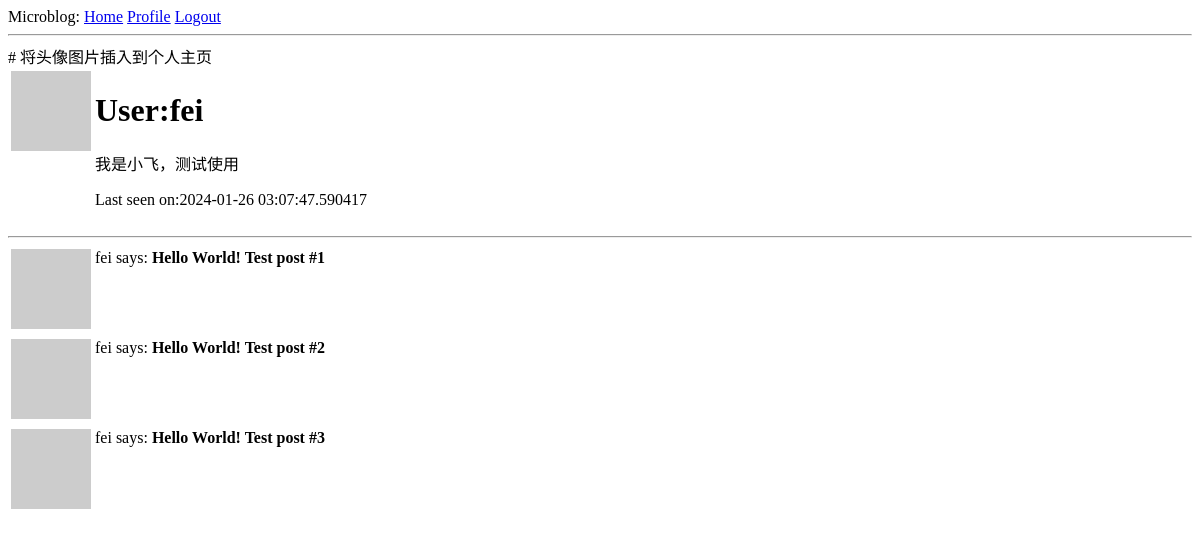
/user/fei (signed in), run on an earlier commit of the app's database.
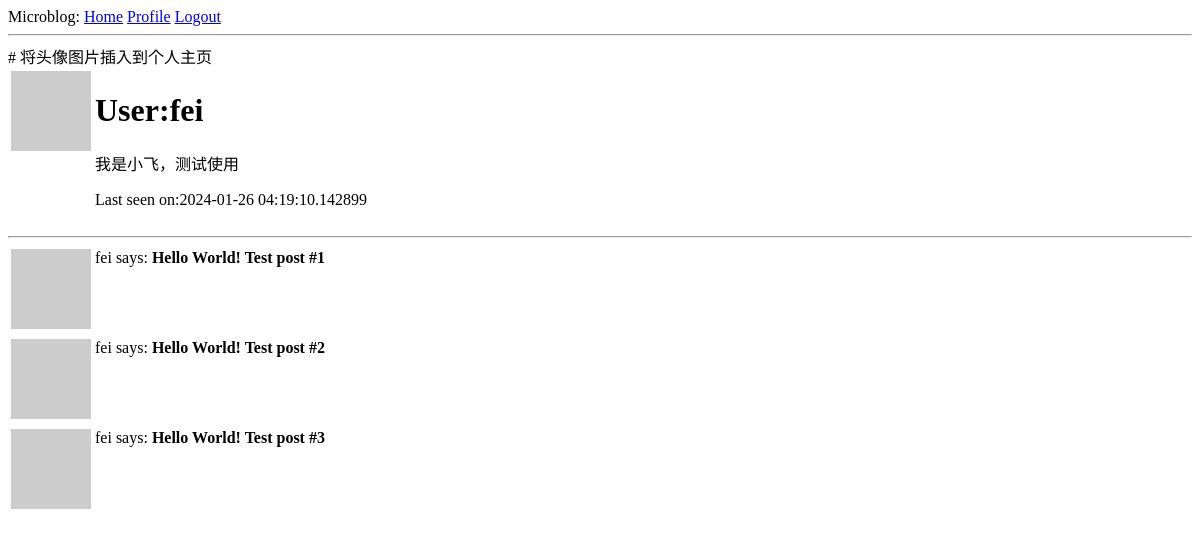
And on a later commit of the database.
### app/models.py (models this page shows, shortened)
class User(UserMixin, db.Model):
    id = db.Column(db.Integer, primary_key=True)
    username = db.Column(db.String(64), index=True, unique=True)
    email = db.Column(db.String(120), index=True, unique=True)
    password_hash = db.Column(db.String(128))
    posts = db.relationship('Post', backref='author', lazy='dynamic')
    about_me = db.Column(db.String(140))
    last_seen = db.Column(db.DateTime, default=datetime.utcnow)
    def avatar(self, size):
        digest = md5(self.email.lower().encode('utf-8')).hexdigest()
        return ('https://www.gravatar.com/avatar/{}?d=identicon&s={}'.
                format(digest,size))

### app/routes.py (the view)
@app.route('/user/<username>')
@login_required
def user(username):
    user = User.query.filter_by(username=username).first_or_404()
    posts = [
        {'author':user,'body':'Hello World! Test post #1'},
        {'author':user,'body':'Hello World! Test post #2'},
        {'author':user,'body':'Hello World! Test post #3'}
    ]
    return render_template('user.html',user=user,posts=posts)

### app/models.py (called while the page is built)
@login.user_loader
def load_user(id):
    return User.query.get(int(id))

### app/routes.py (called while the page is built)
@app.before_request
def before_request():
    if current_user.is_authenticated:
        current_user.last_seen = datetime.utcnow()
        db.session.commit()

### app/templates/user.html
{% extends "base.html" %}
{% block content %}
    # 将头像图片插入到个人主页
    <table>
    <tr valign="top">
        <td><img src="{{ user.avatar(128) }}"></td>
        <td>
            <h1>User:{{ user.username }}</h1>
            {% if user.about_me %}<p>{{ user.about_me }}</p>{% endif %}
            {% if user.last_seen %}
                <p>Last seen on:{{ user.last_seen }}</p>
            {% endif %}
        </td>
    </tr>
    </table>
    <hr>
    {% for post in posts %}
        {% include '_post.html' %}
    {% endfor %}
{% endblock %}

### app/templates/_post.html
<table>
    <tr valign="top">
        <td><img src="{{ user.avatar(36) }}"></td>
        <td>{{ post.author.username }} says: <b>{{ post.body }}</b></td>
    </tr>
</table>

What changed in the data, as far as the page shows it:
changed User "fei": last_seen "2024-01-26 03:07:47.590417" → "2024-01-26 04:19:10.142899"
